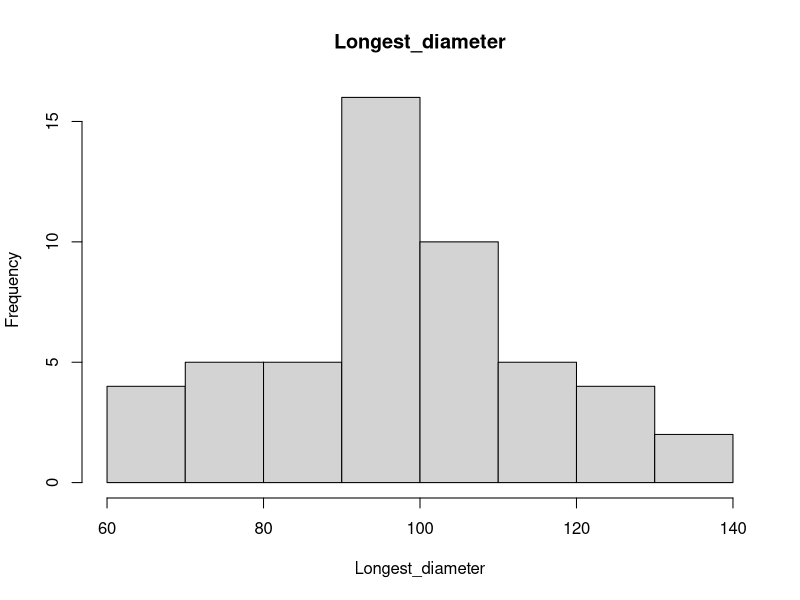
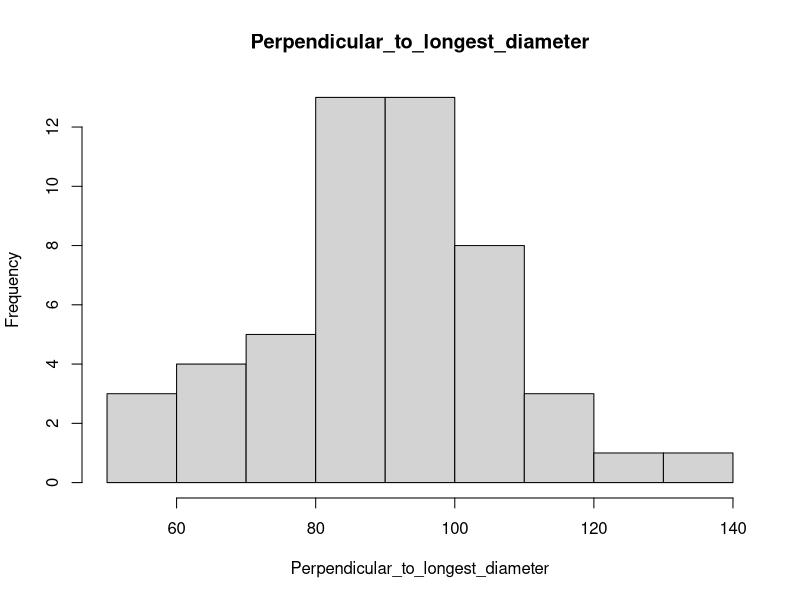
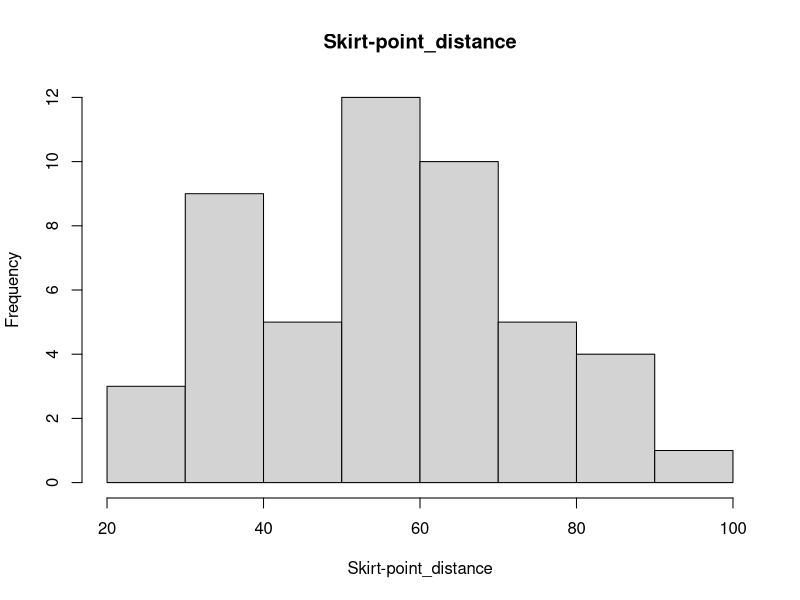
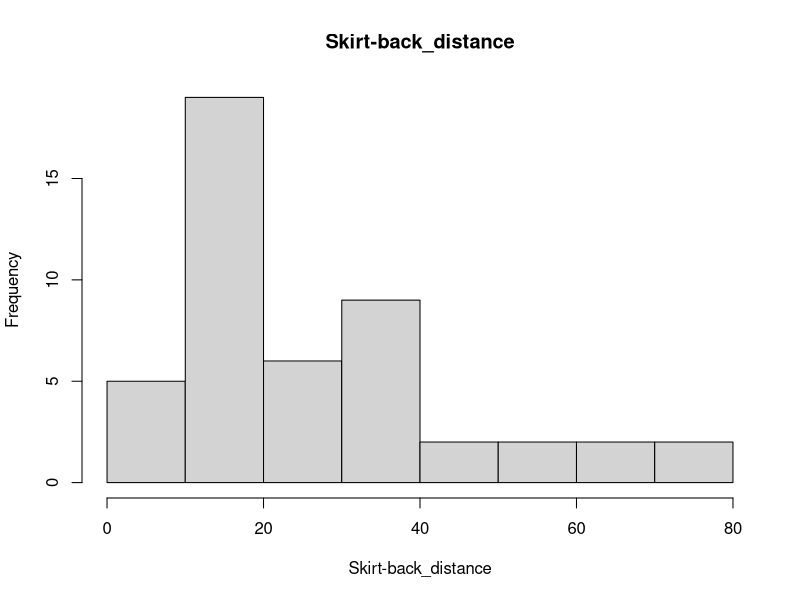
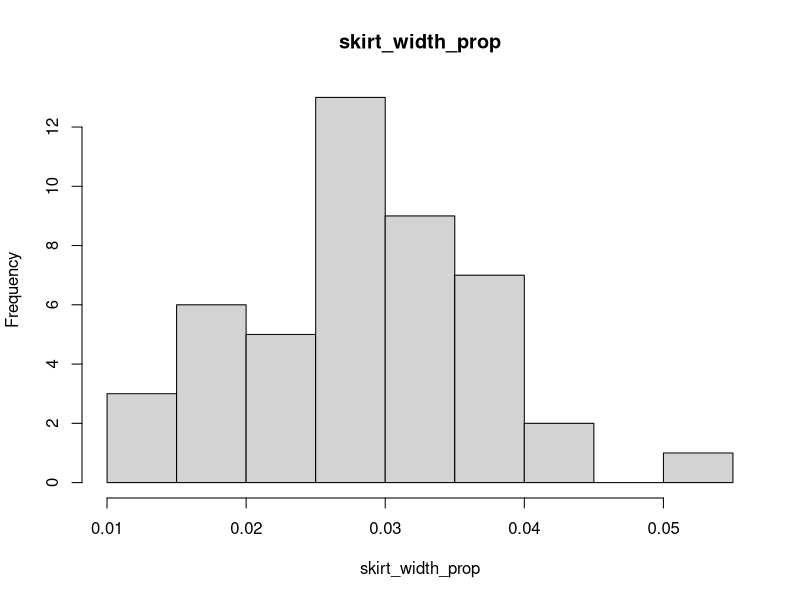
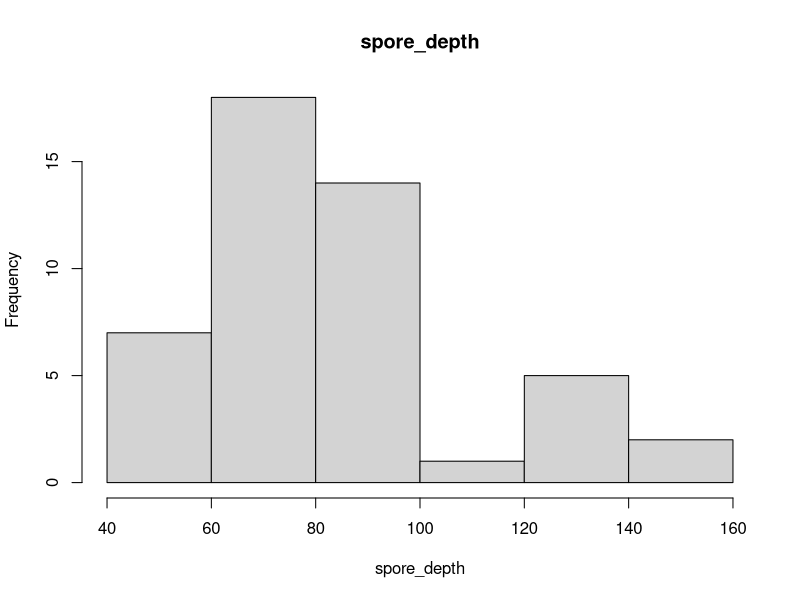
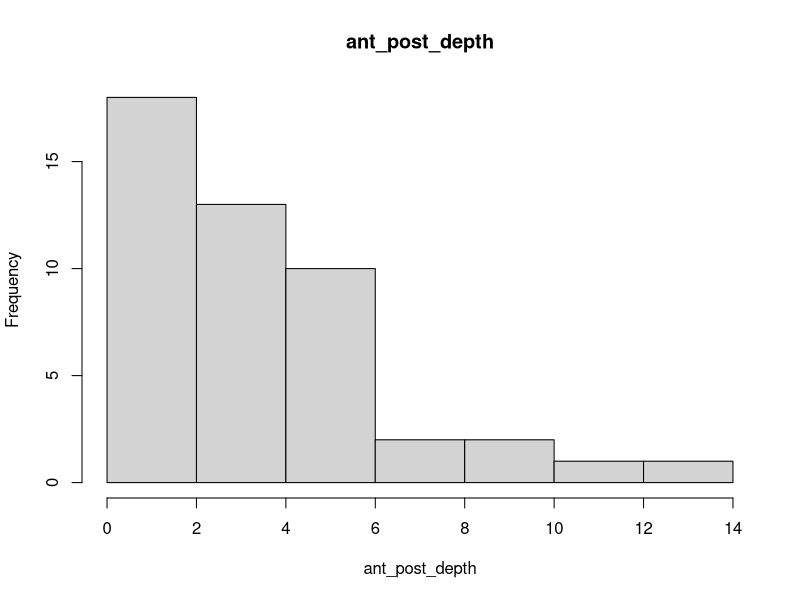
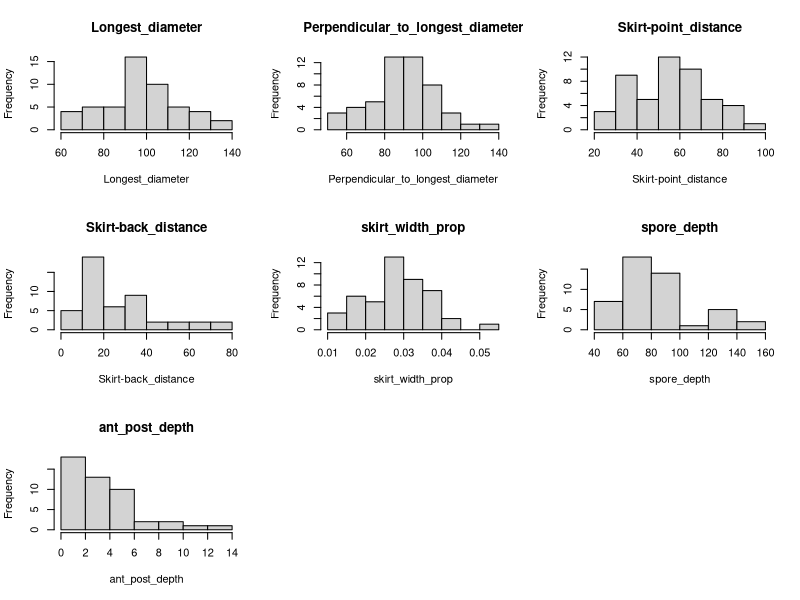

The R script that drew these images, in order:
############################################################
# Script 1 - Calculate new metrics and Visualize the data
#############################################################

# set up the libraries
library(readxl)
library(dplyr)
library(tidyr)

# Read the data
data <- read_excel("data/data_clean.xlsx", skip = 2, col_names = T)

# there are multiple measurements of skirt width so calculate the mean skirt width
# first separate the widths
data <- data %>% separate(Skirt_width, into = c("sw1", "sw2", "sw3"), sep = ",", convert = T) 
# now calculate means
data <- data %>% mutate(skirt_width_mean = rowMeans(pick(sw1, sw2, sw3), na.rm = TRUE), .keep = "unused")

# perhaps what matters is the proportional length of skirt in relation to the whole diameter
data$skirt_width_prop <- data$skirt_width_mean/(data$Longest_diameter + data$Perpendicular_to_longest_diameter)/2

# lets roundness as the longest diameter divided by the perpendicular diameter
# compute
data$roundness <- data$Longest_diameter/data$Perpendicular_to_longest_diameter

# calculate spoe depth
data$spore_depth <- data$`Skirt-point_distance` + data$`Skirt-back_distance`

# check the difference between the anterior and the posterior depth
data$ant_post_depth <- data$`Skirt-point_distance` / data$`Skirt-back_distance`


#-----------------
# plot distributions

# Let's all the continuous variables 
cont_vars <- c("Longest_diameter", "Perpendicular_to_longest_diameter", "Skirt-point_distance", 
               "Skirt-back_distance", "skirt_width_prop", "spore_depth", "ant_post_depth")
con_data  <- data[ , cont_vars]

hist_plots <- vector(mode = "list", length = length(con_data))

# for each continuous variable
for (i in 1:ncol(con_data)){
  
  var           <- colnames(con_data[i])
  this_var      <- unlist(con_data[ , i])
  hist_plots[[i]] <- hist(this_var, main = var, xlab = var)
  
}


# plot all 
# number of continuous variables
n <- ncol(con_data)

# choose number of rows/columns automatically
ncols <- ceiling(sqrt(n))
nrows <- ceiling(n / ncols)

# put all histograms in one figure
par(mfrow = c(nrows, ncols))

for (i in 1:ncol(con_data)){
  
  var           <- colnames(con_data[i])
  this_var      <- unlist(con_data[ , i])
  hist_plots[[i]] <- hist(this_var, main = var, xlab = var)
  
}


# reset plotting layout afterward
par(mfrow = c(1, 1))
